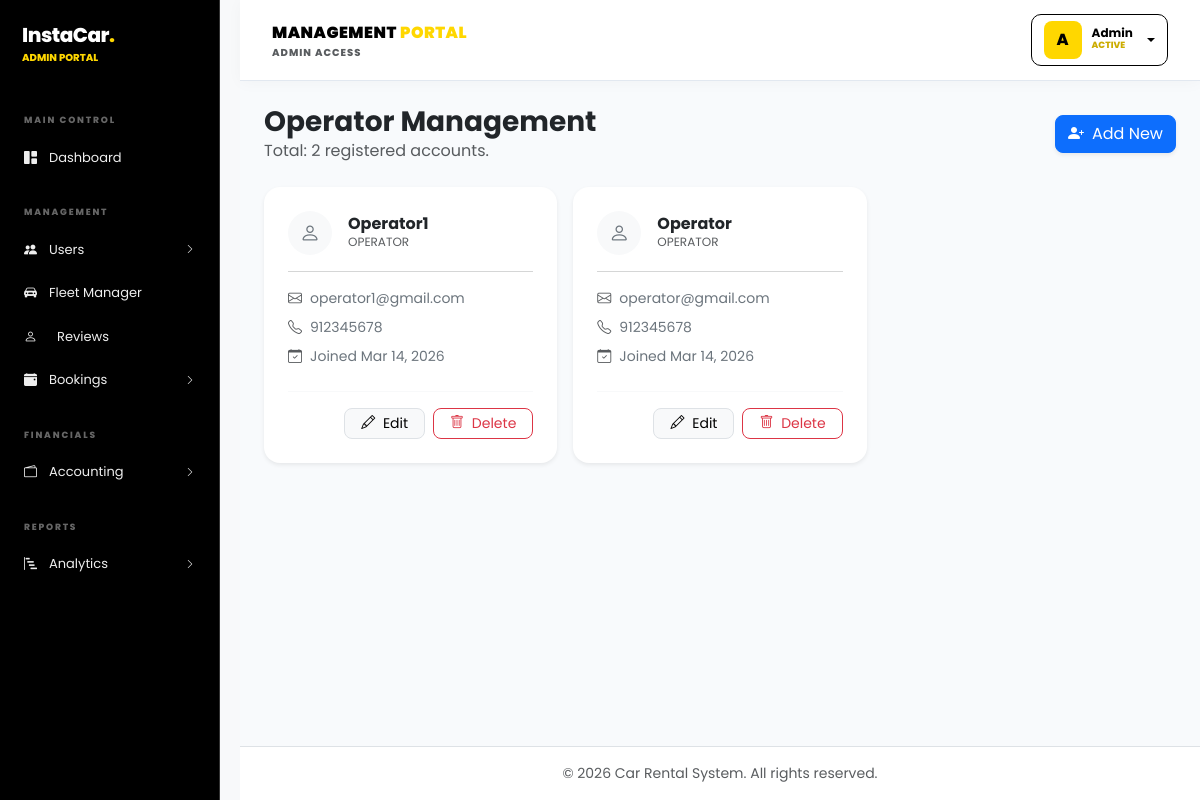
Screenshot of /pages/admin/users.php?role=operator (signed in) with the database file from the repository.
### tables this page shows
CREATE TABLE `users` (
  `id` int NOT NULL,
  `name` varchar(255) NOT NULL,
  `email` varchar(255) NOT NULL,
  `password` varchar(255) NOT NULL,
  `phone` varchar(255) NOT NULL,
  `role` varchar(255) NOT NULL,
  `created_at` timestamp NOT NULL DEFAULT CURRENT_TIMESTAMP ON UPDATE CURRENT_TIMESTAMP,
  `reset_token` varchar(255) DEFAULT NULL,
  `token_expiry` datetime DEFAULT NULL
);

### pages/admin/users.php (the view, shortened to what this page needs)
<?php
require_once __DIR__ . '/../../config/database.php';
$role_filter = isset($_GET['role']) ? $_GET['role'] : 'user';
$users = [];
$stmt = mysqli_prepare($conn, "SELECT * FROM users WHERE role = ? ORDER BY id DESC");
if ($stmt) {
    mysqli_stmt_bind_param($stmt, "s", $role_filter);
    mysqli_stmt_execute($stmt);
    $result = mysqli_stmt_get_result($stmt);
    if ($result) {
        while ($row = mysqli_fetch_assoc($result)) {
            $users[] = $row;
        }
    } else {
        die("Result fetching failed: " . mysqli_error($conn));
    }
} else {
    die("Statement preparation failed: " . mysqli_error($conn));
}
?>
<?php require_once __DIR__ . '/../components/head.php'; ?>
<div class="container-fluid">
    <div class="row">
        <div class="col-md-auto p-0">
            <?php require_once __DIR__ . '/../components/sidebar.php'; ?>
        </div>
        <div class="col p-0 d-flex flex-column main-content" style="background: #f8fafc; min-height: 100vh;">
            <?php require_once __DIR__ . '/../components/header.php'; ?>
            <div class="p-3 p-md-4">
                <div class="d-flex flex-column flex-md-row justify-content-between align-items-md-center gap-3 mb-4">
                    <div>
                        <h3 class="fw-bold mb-0"><?= ucfirst($role_filter) ?> Management</h3>
                        <p class="text-muted mb-0">Total: <?= count($users) ?> registered accounts.</p>
                    </div>
                    <button class="btn btn-primary shadow-sm rounded-3" data-bs-toggle="modal" data-bs-target="#addUserModal">
                        <i class="bi bi-person-plus-fill me-2"></i>Add New
                    </button>
                </div>
                <?php if (empty($users)): ?>
                    <div class="card shadow-sm border-0 rounded-4 p-5 text-center text-muted">
                        <i class="bi bi-people mb-2 fs-2 text-secondary"></i>
                        <p class="mb-0">No <?= $role_filter ?>s found.</p>
                    </div>
                <?php else: ?>
                    <div class="row row-cols-1 row-cols-sm-2 row-cols-md-3 g-3">
                        <?php foreach ($users as $user): ?>
                            <div class="col">
                                <div class="card h-100 shadow-sm border-0 rounded-4 position-relative overflow-hidden">
                                    <div class="card-body p-4 d-flex flex-column justify-content-between">
                                        <div>
                                            <div class="d-flex align-items-center mb-3">
                                                <div class="bg-light rounded-circle d-flex align-items-center justify-content-center me-3" style="width: 44px; height: 44px; flex-shrink: 0;">
                                                    <i class="bi bi-person text-secondary fs-5"></i>
                                                </div>
                                                <div class="overflow-hidden">
                                                    <h6 class="fw-bold text-dark text-truncate mb-0" title="<?= htmlspecialchars($user['name']) ?>">
                                                        <?= htmlspecialchars($user['name']) ?>
                                                    </h6>
                                                    <small class="text-muted text-uppercase tracking-wider" style="font-size: 0.75rem;">
                                                        <?= htmlspecialchars($role_filter) ?>
                                                    </small>
                                                </div>
                                            </div>
                                            <hr class="text-muted opacity-25 my-3">
                                            <div class="mb-2 d-flex align-items-center gap-2 text-secondary small">
                                                <i class="bi bi-envelope text-muted"></i>
                                                <span class="text-truncate" title="<?= htmlspecialchars($user['email']) ?>">
                                                    <?= htmlspecialchars($user['email']) ?>
                                                </span>
                                            </div>
                                            <div class="mb-2 d-flex align-items-center gap-2 text-secondary small">
                                                <i class="bi bi-telephone text-muted"></i>
                                                <span><?= htmlspecialchars($user['phone'] ?? 'No Phone') ?></span>
                                            </div>
                                            <div class="d-flex align-items-center gap-2 text-secondary small">
                                                <i class="bi bi-calendar-check text-muted"></i>
                                                <span>Joined <?= date('M d, Y', strtotime($user['created_at'])) ?></span>
                                            </div>
                                        </div>
                                        <div class="d-flex gap-2 justify-content-end mt-4 pt-3 border-top border-light">
                                            <button class="btn btn-sm btn-light border rounded-3 px-3" data-bs-toggle="modal" data-bs-target="#editUserModal<?= $user['id'];?>">
                                                <i class="bi bi-pencil me-1"></i> Edit
                                            </button>
                                            <a href="process/user_actions.php?delete=<?= $user['id'] ?>&role=<?= $role_filter ?>"
                                               class="btn btn-sm btn-outline-danger rounded-3 px-3"
                                               onclick="return confirm('Are you sure?')">
                                                <i class="bi bi-trash me-1"></i> Delete
                                            </a>
                                        </div>
                                    </div>
                                </div>
                            </div>
                        <?php endforeach; ?>
                    </div>
                <?php endif; ?>
            </div>
            <?php require_once __DIR__ . '/../components/footer.php'; ?>

### pages/components/head.php (style rules this page uses)
body { background: #f8f9fa; font-family: 'Poppins', sans-serif; }
.main-content { min-height: 100vh; background: #f8f9fa; }

### pages/components/sidebar.php (style rules this page uses)
.main-content { margin-left: 260px; width: calc(100% - 260px); transition: margin-left 0.3s ease; }
@media (min-width: 769px) and (max-width: 1200px) { .main-content { margin-left: 220px; width: calc(100% - 220px); } }
@media (min-width: 769px) and (max-width: 1200px) { .main-content { margin-left: 240px; width: calc(100% - 240px); } }

### rows the page displays
users: name "Operator1", email "operator1@gmail.com", phone "912345678", created_at "Mar 14, 2026"
users: name "Operator", email "operator@gmail.com", phone "912345678", created_at "Mar 14, 2026"

### other values shown
$role "ADMIN"
$firstLetter "A"
$name "Admin"
$role_filter "Operator"
count($users) "2"
